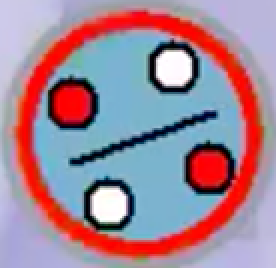
#> input picture JCC/Axis_refine/Screenshot 2026-01-21 at 13.31.40.png, 138 x 134 px, found by its file name (shown 2 times larger)
$ python debug_roi_extraction.py
#> lines starting #> are read from the running program, lines starting #| are printed output that depends on the picture; long printed decimals are rounded
#> further down, img is the input picture: shape (134, 138, 3); mean B, G, R 149.5, 133.5, 162.3
"""Debug script to visualize what the model sees"""
import cv2
import numpy as np

def extract_circle_roi(img):
    """Extract the main circle from a JCC screenshot."""
    h, w = img.shape[:2]
#> h = 134; w = 138

    gray = cv2.cvtColor(img, cv2.COLOR_BGR2GRAY)
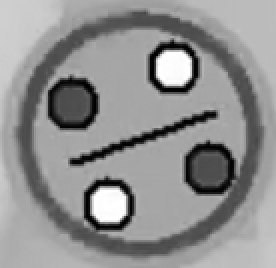
#> gray: shape (134, 138) (shown 2 times larger); min 0, max 255, mean 143.9
    gray_blurred = cv2.GaussianBlur(gray, (9, 9), 2)
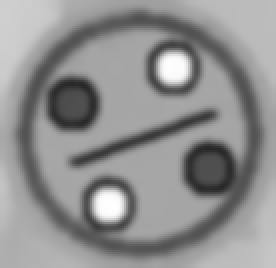
#> gray_blurred: shape (134, 138) (shown 2 times larger); min 39, max 254, mean 143.9

    circles = cv2.HoughCircles(gray_blurred, cv2.HOUGH_GRADIENT, dp=1.2, minDist=50,
                               param1=50, param2=30, minRadius=20, maxRadius=min(h, w)//2)
#> circles = [[73.8, 67.8, 57.08], [36.6, 34.2, 24.56]]

    if circles is None:
        center_x, center_y = w // 2, h // 2
        crop_size = min(h, w) // 2
        x1 = max(0, center_x - crop_size)
        y1 = max(0, center_y - crop_size)
        x2 = min(w, center_x + crop_size)
        y2 = min(h, center_y + crop_size)
        return img[y1:y2, x1:x2]

    circles = np.uint16(np.around(circles))
#> circles = [[74, 68, 57], [37, 34, 25]]
    largest_circle = max(circles[0, :], key=lambda c: c[2])
#> largest_circle = [74, 68, 57]

    cx, cy, r = int(largest_circle[0]), int(largest_circle[1]), int(largest_circle[2])
#> cx = 74; cy = 68; r = 57
    r_expanded = int(r * 1.1)
#> r_expanded = 62

    x1 = max(0, cx - r_expanded)
#> x1 = 12
    y1 = max(0, cy - r_expanded)
#> y1 = 6
    x2 = min(w, cx + r_expanded)
#> x2 = 136
    y2 = min(h, cy + r_expanded)
#> y2 = 130

    roi = img[y1:y2, x1:x2]
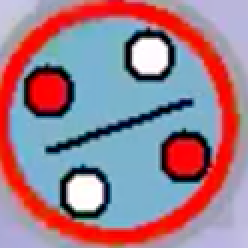
#> roi: shape (124, 124, 3) (shown 2 times larger); mean B, G, R 140.5, 126, 158.3

    if roi.size == 0:
        center_x, center_y = w // 2, h // 2
        crop_size = min(h, w) // 2
        x1 = max(0, center_x - crop_size)
        y1 = max(0, center_y - crop_size)
        x2 = min(w, center_x + crop_size)
        y2 = min(h, center_y + crop_size)
        roi = img[y1:y2, x1:x2]

    return roi

# Test on red axis image
img = cv2.imread('_JCC/Axis_refine/Screenshot 2026-01-21 at 13.31.40.png')
roi = extract_circle_roi(img)
cv2.imwrite('debug_red_axis_roi.png', roi)
print(f"Red axis ROI shape: {roi.shape}")
#| Red axis ROI shape: (124, 124, 3)
print(f"Red axis ROI mean color (BGR): {cv2.mean(roi)[:3]}")
#| Red axis ROI mean color (BGR): (140.503, 126.018, 158.301)

# Test on green axis image
img = cv2.imread('_JCC/Axis_refine/Screenshot 2026-01-21 at 13.31.54.png 14-16-13-503.png')
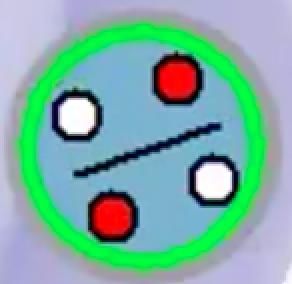
#> input picture JCC/Axis_refine/Screenshot 2026-01-21 at 13.31.54.png 14-16-13-503.png, 146 x 142 px, found by its file name (shown 2 times larger)
#> img is the input picture: shape (142, 146, 3); mean B, G, R 164.2, 174.5, 124.3
roi = extract_circle_roi(img)
#> in extract_circle_roi (call 2), `gray = cv2.cvtColor(img, cv2.COLOR_BGR2GRAY)`:
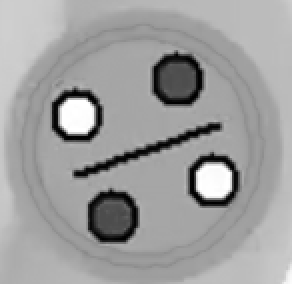
#> gray: shape (142, 146) (shown 2 times larger); min 0, max 255, mean 158.3
#> in extract_circle_roi (call 2), `gray_blurred = cv2.GaussianBlur(gray, (9, 9), 2)`:
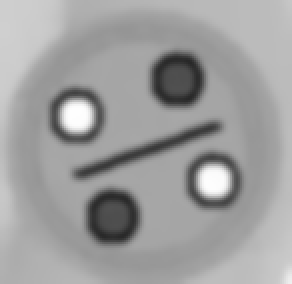
#> gray_blurred: shape (142, 146) (shown 2 times larger); min 40, max 254, mean 158.3
#> in extract_circle_roi (call 2), `circles = cv2.HoughCircles(gray_blurred, cv2.HOUGH_GRADIENT, dp=1.2, m..`: circles = [[70.2, 73.8, 70.28]]
#> in extract_circle_roi (call 2), `circles = np.uint16(np.around(circles))`: circles = [[70, 74, 70]]
#> in extract_circle_roi (call 2), `largest_circle = max(circles[0, :], key=lambda c: c[2])`: largest_circle = [70, 74, 70]
#> in extract_circle_roi (call 2), `cx, cy, r = int(largest_circle[0]), int(largest_circle[1]), int(larges..`: cx = 70; cy = 74; r = 70
#> in extract_circle_roi (call 2), `r_expanded = int(r * 1.1)`: r_expanded = 77
#> in extract_circle_roi (call 2), `x1 = max(0, cx - r_expanded)`: x1 = 0
#> in extract_circle_roi (call 2), `x2 = min(w, cx + r_expanded)`: x2 = 146
#> in extract_circle_roi (call 2), `y2 = min(h, cy + r_expanded)`: y2 = 142
cv2.imwrite('debug_green_axis_roi.png', roi)
print(f"Green axis ROI shape: {roi.shape}")
#| Green axis ROI shape: (142, 146, 3)
print(f"Green axis ROI mean color (BGR): {cv2.mean(roi)[:3]}")
#| Green axis ROI mean color (BGR): (164.196, 174.549, 124.337)

# Check what's in the dataset
dataset_red = cv2.imread('jcc_occluder_dataset/red_axis_refine/Screenshot 2026-01-21 at 13.31.40.png')
print(f"\nDataset red axis shape: {dataset_red.shape}")
#| Dataset red axis shape: (134, 138, 3)
print(f"Dataset red axis mean color (BGR): {cv2.mean(dataset_red)[:3]}")
#| Dataset red axis mean color (BGR): (149.477, 133.517, 162.323)

dataset_green = cv2.imread('jcc_occluder_dataset/green_axis_refine/Screenshot 2026-01-21 at 13.31.54.png 14-16-13-503.png')
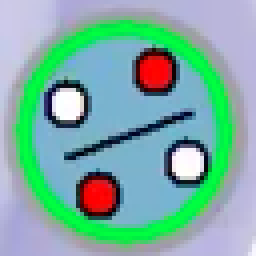
#> input picture jcc_occluder_dataset/green_axis_refine/Screenshot 2026-01-21 at 13.31.54.png 14-16-13-503.png, 64 x 64 px (shown 4 times larger)
#> dataset_green is the input picture: shape (64, 64, 3); mean B, G, R 164.1, 174.5, 124.2
print(f"Dataset green axis shape: {dataset_green.shape}")
#| Dataset green axis shape: (64, 64, 3)
print(f"Dataset green axis mean color (BGR): {cv2.mean(dataset_green)[:3]}")
#| Dataset green axis mean color (BGR): (164.084, 174.462, 124.207)
